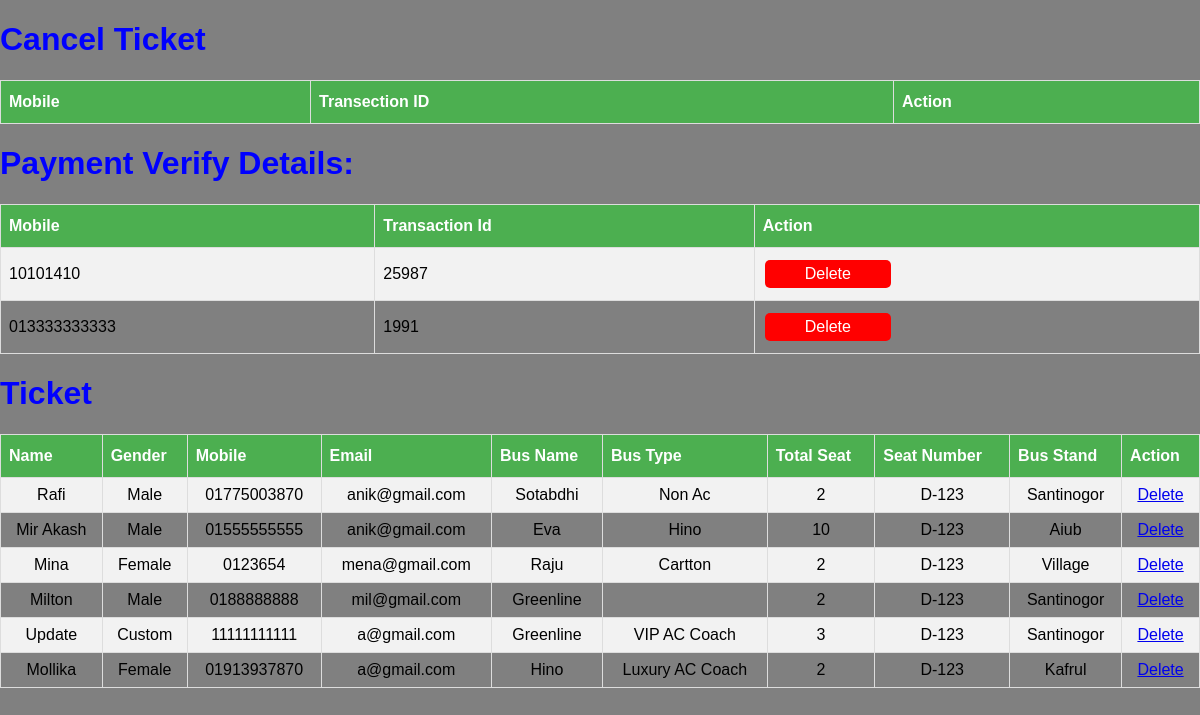
/admin_ticket.php, run on the app's committed database.
### tables this page shows
CREATE TABLE `verify` (
  `id` int(10) NOT NULL,
  `mobile` varchar(12) NOT NULL,
  `transection` varchar(20) NOT NULL
);

CREATE TABLE `ticket` (
  `id` int(10) NOT NULL,
  `uname` varchar(30) NOT NULL,
  `gender` varchar(30) NOT NULL,
  `umobile` varchar(15) NOT NULL,
  `email` varchar(20) NOT NULL,
  `busname` varchar(15) NOT NULL,
  `bustype` varchar(20) NOT NULL,
  `num_ber` varchar(15) NOT NULL,
  `busnum` varchar(30) NOT NULL,
  `busstand` varchar(30) NOT NULL
);

### admin_ticket_show.php (the view, shortened to what this page needs)
<?php
	$con=mysqli_connect("localhost","root","","test");
	function showdata()
	{
		global $con;
		$query = "select * from ticket";
		$run = mysqli_query($con,$query);
		if($run == TRUE)
		{
			?>
			<table border="1" width="80%" id="customers">
				<h1>Ticket</h1>
				<tr>
					<th>Name</th>
					<th>Gender</th>
					<th>Mobile</th>
					<th>Email</th>
			        <th>Bus Name</th>
					<th>Bus Type</th>
					<th>Total Seat</th>
					<th>Seat Number</th>
					<th>Bus Stand</th>
				   <th colspan="2">Action</th>
				</tr>
			<?php
			while ($data = mysqli_fetch_assoc($run))
			{
				?>
					<tr align="center">
					<td><?php echo $data['uname']; ?></td>
				    <td><?php echo $data['gender']; ?></td>
		            <td><?php echo $data['umobile']; ?></td>
		            <td><?php echo $data['email']; ?></td>
					<td><?php echo $data['busname']; ?></td>
					<td><?php echo $data['bustype']; ?></td>
					<td><?php echo $data['num_ber']; ?></td>
					<td><?php echo $data['busnum']; ?></td>
					<td><?php echo $data['busstand']; ?></td>
					<td><a class="button1" href="admin_ticket_server.php?del=<?php echo $data['id']; ?>">Delete</a></td>
				</tr>
				<?php
			}
			?>
			</table>
			<?php
		}
		else
		{
			echo "Error!!!";
		}
	}
?>

### payment_very_show.php (shortened to what this page needs)
<?php
	$con=mysqli_connect("localhost","root","","test");
	function showdata2()
	{
		global $con;
		$query = "select * from verify";
		$run = mysqli_query($con,$query);
		if($run == TRUE)
		{
			?>
			<table border="1" width="80%" id="customers">
				<h1>Payment Verify Details:</h1>
				<tr>
					<th>Mobile</th>
					<th>Transaction Id</th>
					<th >Action</th>
				</tr>
			<?php
			while ($data = mysqli_fetch_assoc($run))
			{
				?>
					<tr>
					<td><?php echo $data['mobile']; ?></td>
					<td><?php echo $data['transection']; ?></td>
					<td><a class="button" href="payment_very_server.php?del=<?php echo $data['id']; ?>">Delete</a></td>
				</tr>
				<?php
			}
			?>
			</table>
			<?php
		}
		else
		{
			echo "Error!!!";
		}
	}
?>

### admin_ticket.php (style rules this page uses)
body { background-color: gray; margin: 0; font-family: Arial, Helvetica, sans-serif; }
h1 { color: blue; }
#customers { font-family: "Trebuchet MS", Arial, Helvetica, sans-serif; border-collapse: collapse; width: 100%; }
#customers td, #customers th { border: 1px solid #ddd; padding: 8px; }
#customers tr:nth-child(even) { background-color: #f2f2f2; }
#customers th { padding-top: 12px; padding-bottom: 12px; text-align: left; background-color: #4CAF50; color: white; }
.button { background-color: red; border: none; color: white; padding: 5px 40px; text-align: center; text-decoration: none; display: inline-block; font-size: 16px; margin: 4px 2px; cursor: pointer; border-radius: 5px; }

### data on the page
verify: mobile "10101410", transection "25987"
verify: mobile "013333333333", transection "1991"
ticket: uname "Rafi", gender "Male", umobile "01775003870", email "anik@gmail.com", busname "Sotabdhi", bustype "Non Ac", num_ber "2", busnum "D-123", busstand "Santinogor"
ticket: uname "Mir Akash", gender "Male", umobile "01555555555", email "anik@gmail.com", busname "Eva", bustype "Hino", num_ber "10", busnum "D-123", busstand "Aiub"
ticket: uname "Mina", gender "Female", umobile "0123654", email "mena@gmail.com", busname "Raju", bustype "Cartton", num_ber "2", busnum "D-123", busstand "Village"
ticket: uname "Milton", gender "Male", umobile "0188888888", email "mil@gmail.com", busname "Greenline", num_ber "2", busnum "D-123", busstand "Santinogor"
ticket: uname "Update", gender "Custom", umobile "11111111111", email "a@gmail.com", busname "Greenline", bustype "VIP AC Coach", num_ber "3", busnum "D-123", busstand "Santinogor"
ticket: uname "Mollika", gender "Female", umobile "01913937870", email "a@gmail.com", busname "Hino", bustype "Luxury AC Coach", num_ber "2", busnum "D-123", busstand "Kafrul"
